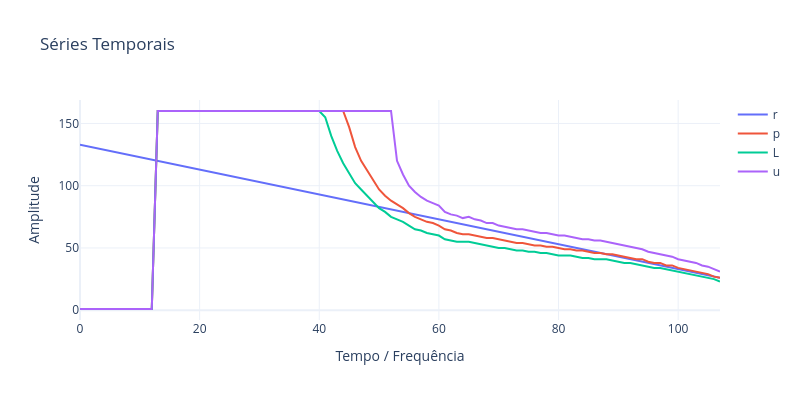

The notebook cell saved with this chart:
### Code cell
params =  {'nI': 11, 'nR': 49, 'nO': 27, 'N1': 0.1, 'N2': 0.0001, 'N3': 0.001, 'τ': 23, 'mode': 'ahead', 'act': 'tanh'}
nI,nR,nO,N1,N2,N3,τ,mode,act= list(params.values())

X, Y = PrepareData(HI['PC1'].values,nI,nO,mode)
X, Z = PrepareData(sig,nI,nO,mode)
Y, Z = PrepareData(sig,nI,nO,mode)
#X, Y = dsi, dsi
#X = []

#for i in range(len(RS)-1):
#   X.append(RS.iloc[i:i+3,:].values.flatten())
#X = X[-len(Y):-2]
teda=AutoCloud(m=22,nI=nI,nR=nR,nO=nO,ηS=[N1,N2,N3],
               mode=mode,tau=τ,eol=0.75) 
teda.ref = len(sig) - nI
for j,_ in enumerate(X[:]):
    teda.run(X[j])
    #print(j,teda.alfa)

    #teda.RULSingle(Y[j])
    teda.RULInterv(Y[j])

    teda.Adapt(Y[j],Z[j])
    

plot_DSI2(teda,ftrs=2,title='DSI - Granulation',ncol=2,mergeID=True)
PlotSeriesPLY(ySeries=[teda.rulR,teda.rulP,teda.rulL,teda.rulU],
              names = ['r','p','L','u'],w=800,h=400)
